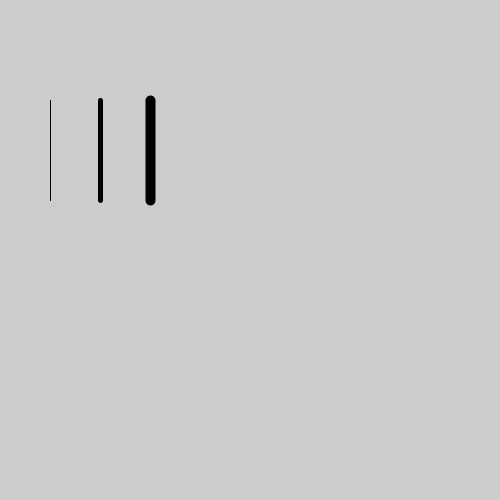
Frame 1 (no input)
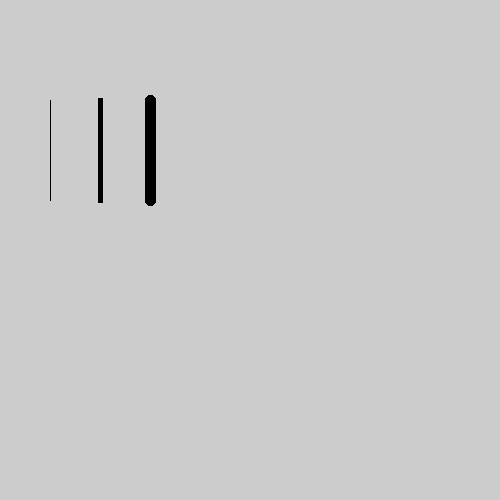
Frame 60 (the mouse pressed at the canvas centre just before this capture)
Frame 120 (the mouse held since frame 60 and released just before this capture): identical to frame 60, image omitted

The Processing sketch that drew these frames (run headless with seeded random() and noise(); from frame 60 on, the mouse is pressed at the canvas centre):

// Processing sketch: Exercise_2_8
// ── Exercise_2_8.pde
//Exercise 2-8
void setup() {
  size(500, 500);
}

void draw() {
  //1 pixel linje
  strokeWeight(1);
  line(50, 100, 50, 200);
  
  //5 pixel linje
  strokeWeight(5);
  line(100,100,100,200);
  
  //10 pixel linje
  strokeWeight(10);
  line(150,100,150,200);
}
